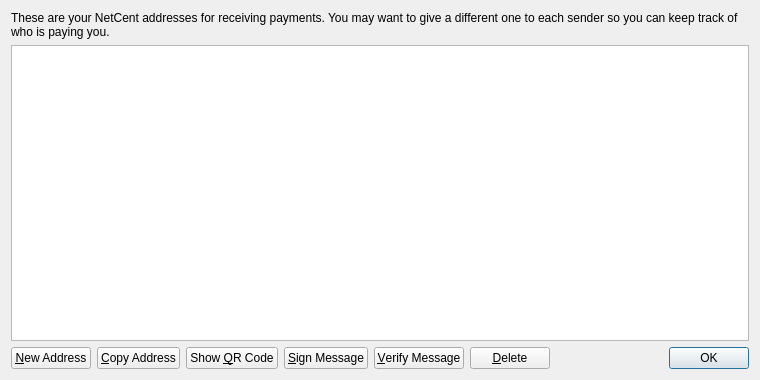
<?xml version="1.0" encoding="UTF-8"?>
<ui version="4.0">
 <class>AddressBookPage</class>
 <widget class="QWidget" name="AddressBookPage">
  <property name="geometry">
   <rect>
    <x>0</x>
    <y>0</y>
    <width>760</width>
    <height>380</height>
   </rect>
  </property>
  <property name="windowTitle">
   <string>Address Book</string>
  </property>
  <layout class="QVBoxLayout" name="verticalLayout">
   <item>
    <widget class="QLabel" name="labelExplanation">
     <property name="text">
      <string>These are your NetCent addresses for receiving payments. You may want to give a different one to each sender so you can keep track of who is paying you.</string>
     </property>
     <property name="textFormat">
      <enum>Qt::PlainText</enum>
     </property>
     <property name="wordWrap">
      <bool>true</bool>
     </property>
    </widget>
   </item>
   <item>
    <widget class="QTableView" name="tableView">
     <property name="contextMenuPolicy">
      <enum>Qt::CustomContextMenu</enum>
     </property>
     <property name="toolTip">
      <string>Double-click to edit address or label</string>
     </property>
     <property name="tabKeyNavigation">
      <bool>false</bool>
     </property>
     <property name="alternatingRowColors">
      <bool>true</bool>
     </property>
     <property name="selectionMode">
      <enum>QAbstractItemView::SingleSelection</enum>
     </property>
     <property name="selectionBehavior">
      <enum>QAbstractItemView::SelectRows</enum>
     </property>
     <property name="sortingEnabled">
      <bool>true</bool>
     </property>
     <attribute name="verticalHeaderVisible">
      <bool>false</bool>
     </attribute>
    </widget>
   </item>
   <item>
    <layout class="QHBoxLayout" name="horizontalLayout">
     <item>
      <widget class="QPushButton" name="newAddressButton">
       <property name="toolTip">
        <string>Create a new address</string>
       </property>
       <property name="text">
        <string>&amp;New Address</string>
       </property>
       <property name="icon">
        <iconset resource="../bitcoin.qrc">
         <normaloff>:/icons/add</normaloff>:/icons/add</iconset>
       </property>
      </widget>
     </item>
     <item>
      <widget class="QPushButton" name="copyToClipboard">
       <property name="toolTip">
        <string>Copy the currently selected address to the system clipboard</string>
       </property>
       <property name="text">
        <string>&amp;Copy Address</string>
       </property>
       <property name="icon">
        <iconset resource="../bitcoin.qrc">
         <normaloff>:/icons/editcopy</normaloff>:/icons/editcopy</iconset>
       </property>
      </widget>
     </item>
     <item>
      <widget class="QPushButton" name="showQRCode">
       <property name="text">
        <string>Show &amp;QR Code</string>
       </property>
       <property name="icon">
        <iconset resource="../bitcoin.qrc">
         <normaloff>:/icons/qrcode</normaloff>:/icons/qrcode</iconset>
       </property>
      </widget>
     </item>
     <item>
      <widget class="QPushButton" name="signMessage">
       <property name="toolTip">
        <string>Sign a message to prove you own a Bitcoin address</string>
       </property>
       <property name="text">
        <string>&amp;Sign Message</string>
       </property>
       <property name="icon">
        <iconset resource="../bitcoin.qrc">
         <normaloff>:/icons/edit</normaloff>:/icons/edit</iconset>
       </property>
      </widget>
     </item>
     <item>
      <widget class="QPushButton" name="verifyMessage">
       <property name="toolTip">
        <string>Verify a message to ensure it was signed with a specified Bitcoin address</string>
       </property>
       <property name="text">
        <string>&amp;Verify Message</string>
       </property>
       <property name="icon">
        <iconset resource="../bitcoin.qrc">
         <normaloff>:/icons/transaction_0</normaloff>:/icons/transaction_0</iconset>
       </property>
      </widget>
     </item>
     <item>
      <widget class="QPushButton" name="deleteButton">
       <property name="toolTip">
        <string>Delete the currently selected address from the list. Only sending addresses can be deleted.</string>
       </property>
       <property name="text">
        <string>&amp;Delete</string>
       </property>
       <property name="icon">
        <iconset resource="../bitcoin.qrc">
         <normaloff>:/icons/remove</normaloff>:/icons/remove</iconset>
       </property>
      </widget>
     </item>
     <item>
      <spacer name="horizontalSpacer">
       <property name="orientation">
        <enum>Qt::Horizontal</enum>
       </property>
       <property name="sizeHint" stdset="0">
        <size>
         <width>40</width>
         <height>20</height>
        </size>
       </property>
      </spacer>
     </item>
     <item>
      <widget class="QDialogButtonBox" name="buttonBox">
       <property name="sizePolicy">
        <sizepolicy hsizetype="Maximum" vsizetype="Fixed">
         <horstretch>0</horstretch>
         <verstretch>0</verstretch>
        </sizepolicy>
       </property>
       <property name="standardButtons">
        <set>QDialogButtonBox::Ok</set>
       </property>
      </widget>
     </item>
    </layout>
   </item>
  </layout>
 </widget>
 <resources>
  <include location="../bitcoin.qrc"/>
 </resources>
 <connections/>
</ui>
